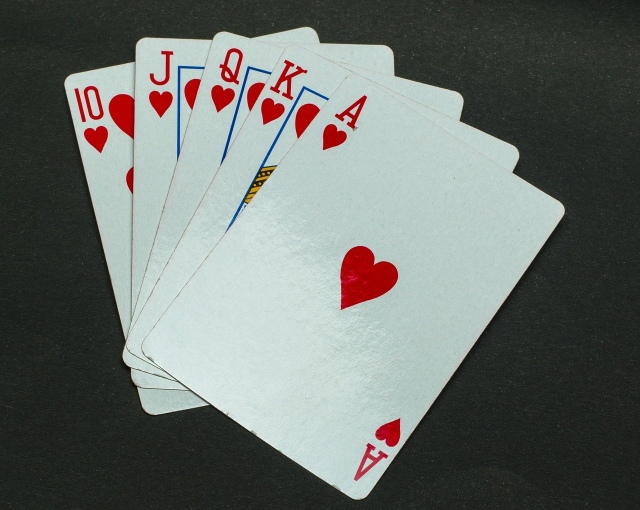
#> input picture poker.jpg, 1280 x 1019 px (shown at 1/2 size)
$ python '12.이미지변형(원근).py'
#> lines starting #> are read from the running program, lines starting #| are printed output that depends on the picture
# -*- coding: utf-8 -*-
"""
Created on Thu Mar 31 16:36:28 2022

@author: PC
"""
#사다리꼴 이미지 펼치기
import cv2
import numpy as np

'''img = cv2.imread('paper.jpg')

width, height = 640, 240 #가로크기 640, 세로크기 240으로 결과물 출력

scr = np.array([[511, 352], [1008, 345], [1112, 584], [455, 594]], dtype = np.float32) #imput 4개 지점
dst = np.array([[0, 0], [width, 0], [width, height], [0, height]], dtype = np.float32) #output 4개 지점
#좌상, 우상, 우하, 좌하(시계방향으로 4지점)

matrix = cv2.getPerspectiveTransform(scr, dst) #Matrix 얻어옴, 변환 행렬 얻어옴
result = cv2.warpPerspective(img, matrix, (width, height)) #matrix 대로 변환을 함

cv2.imshow('img', img)
cv2.imshow('result', result)
cv2.waitKey(0)
cv2.destroyAllWindows()'''


img = cv2.imread('poker.jpg')
#> img is the input picture: shape (1019, 1280, 3); mean B, G, R 108.7, 112.8, 107.4

width, height = 530, 710

scr = np.array([[702, 143], [1133, 414], [726, 1007], [276, 700]], dtype = np.float32) #imput 4개 지점
dst = np.array([[0, 0], [width, 0], [width, height], [0, height]], dtype = np.float32) #output 4개 지점
#좌상, 우상, 우하, 좌하(시계방향으로 4지점)

matrix = cv2.getPerspectiveTransform(scr, dst) #Matrix 얻어옴, 변환 행렬 얻어옴
result = cv2.warpPerspective(img, matrix, (width, height)) #matrix 대로 변환을 함
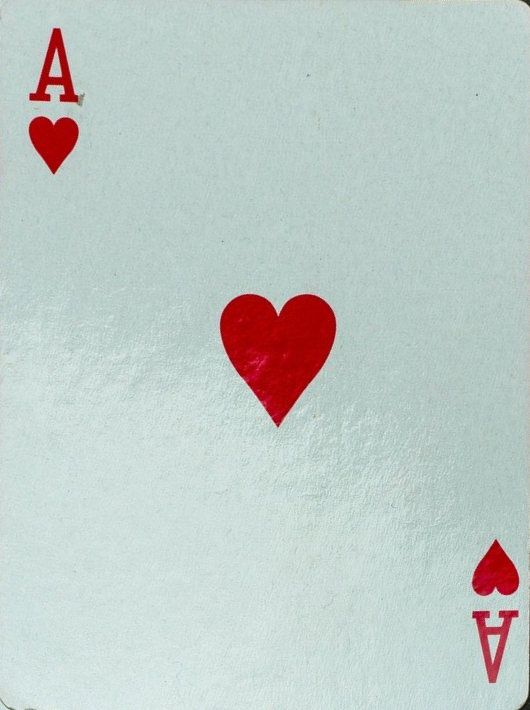
#> result: shape (710, 530, 3); mean B, G, R 198.5, 202.1, 191.9

cv2.imshow('img', img)
cv2.imshow('result', result)
cv2.waitKey(0)
cv2.destroyAllWindows()
